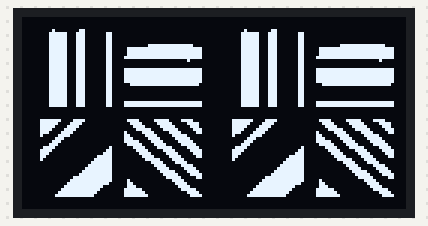
Recording of a program running on a simulated Arduino Due. Parts: 128×64 one-colour display.

Above: at 0.2 s.

The program:

main.cpp
```cpp
#include <Arduino.h>
#include <Adafruit_SSD1306.h>

#define WIDTH 64
#define HEIGHT 64
#define KERNEL_SIZE 3

// Définition du kernel de convolution
float kernel[KERNEL_SIZE][KERNEL_SIZE] = {
  {0.,-1., 0.},
  {-1., 5., -1.},
  {0., -1., 0.}
};
float image[HEIGHT][WIDTH]={{0.0}};

// Définition de l'image d'entrée
int imagei[HEIGHT][WIDTH]=
{{0,0,0,0,0,0,0,0,0,0,0,0,0,0,0,0,0,0,0,0,0,0,0,0,0,0,0,0,0,0,0,0,0,0,0,0,0,0,0,0,0,0,0,0,0,0,0,0,0,0,0,0,0,0,0,0,0,0,0,0,0,0,0,0},
{0,0,0,0,0,0,0,0,0,0,0,0,0,0,0,0,0,0,0,0,0,0,0,0,0,0,0,0,0,0,0,0,0,0,0,0,0,0,0,0,0,0,0,0,0,0,0,0,0,0,0,0,0,0,0,0,0,0,0,0,0,0,0,0},
{0,0,0,0,0,0,0,0,0,0,0,0,0,0,0,0,0,0,0,0,0,0,0,0,0,0,0,0,0,0,0,0,0,0,0,0,0,0,0,0,0,0,0,0,0,0,0,0,0,0,0,0,0,0,0,0,0,0,0,0,0,0,0,0},
{0,0,0,0,0,0,0,0,0,0,0,0,0,0,0,0,0,0,0,0,0,0,0,0,0,0,0,0,0,0,0,0,0,0,0,0,0,0,0,0,0,0,0,0,0,0,0,0,0,0,0,0,0,0,0,0,0,0,0,0,0,0,0,0},
{0,0,0,0,0,0,0,0,0,0,1,0,0,0,0,0,0,0,0,1,1,0,0,0,0,0,0,0,0,0,0,0,0,0,0,0,0,0,0,0,0,0,0,0,0,0,0,0,0,0,0,0,0,0,0,0,0,0,0,0,0,0,0,0},
{0,0,0,0,0,0,0,0,0,1,1,1,1,1,1,0,0,0,1,1,1,0,0,0,0,0,0,0,1,1,0,0,0,0,0,0,0,0,0,0,0,0,0,0,0,0,0,0,0,0,0,0,0,0,0,0,0,0,0,0,0,0,0,0},
{0,0,0,0,0,0,0,0,0,1,1,1,1,1,1,0,0,0,1,1,1,0,0,0,0,0,0,0,1,1,0,0,0,0,0,0,0,0,0,0,0,0,0,0,0,0,0,0,0,0,0,0,0,0,0,0,0,0,0,0,0,0,0,0},
{0,0,0,0,0,0,0,0,0,1,1,1,1,1,1,0,0,0,1,1,1,0,0,0,0,0,0,0,1,1,0,0,0,0,0,0,0,0,0,0,0,0,0,0,0,0,0,0,0,0,0,0,0,0,0,0,0,0,0,0,0,0,0,0},
{0,0,0,0,0,0,0,0,0,1,1,1,1,1,1,0,0,0,1,1,1,0,0,0,0,0,0,0,1,1,0,0,0,0,0,0,0,0,0,0,0,0,0,0,0,0,0,0,0,0,0,0,0,0,0,0,0,0,0,0,0,0,0,0},
{0,0,0,0,0,0,0,0,0,1,1,1,1,1,1,0,0,0,1,1,1,0,0,0,0,0,0,0,1,1,0,0,0,0,0,0,0,0,0,0,0,0,1,1,1,1,1,1,1,1,1,1,1,1,1,1,1,0,0,0,0,0,0,0},
{0,0,0,0,0,0,0,0,0,1,1,1,1,1,1,0,0,0,1,1,1,0,0,0,0,0,0,0,1,1,0,0,0,0,0,1,1,1,1,1,1,1,1,1,1,1,1,1,1,1,1,1,1,1,1,1,1,1,1,1,0,0,0,0},
{0,0,0,0,0,0,0,0,0,1,1,1,1,1,1,0,0,0,1,1,1,0,0,0,0,0,0,0,1,1,0,0,0,0,0,1,1,1,1,1,1,1,1,1,1,1,1,1,1,1,1,1,1,1,1,1,1,1,1,1,0,0,0,0},
{0,0,0,0,0,0,0,0,0,1,1,1,1,1,1,0,0,0,1,1,1,0,0,0,0,0,0,0,1,1,0,0,0,0,0,1,1,1,1,1,1,1,1,1,1,1,1,1,1,1,1,1,1,1,1,1,1,1,1,1,0,0,0,0},
{0,0,0,0,0,0,0,0,0,1,1,1,1,1,1,0,0,0,1,1,1,0,0,0,0,0,0,0,1,1,0,0,0,0,1,1,1,1,1,1,1,1,1,1,1,1,1,1,1,1,1,1,1,1,1,1,1,1,1,1,0,0,0,0},
{0,0,0,0,0,0,0,0,0,1,1,1,1,1,1,0,0,0,1,1,1,0,0,0,0,0,0,0,1,1,0,0,0,0,0,0,0,0,0,0,0,0,0,0,0,0,0,0,0,0,0,0,0,0,0,1,0,0,0,0,0,0,0,0},
{0,0,0,0,0,0,0,0,0,1,1,1,1,1,1,0,0,0,1,1,1,0,0,0,0,0,0,0,1,1,0,0,0,0,0,0,0,0,0,0,0,0,0,0,0,0,0,0,0,0,0,0,0,0,0,0,0,0,0,0,0,0,0,0},
{0,0,0,0,0,0,0,0,0,1,1,1,1,1,1,0,0,0,1,1,1,0,0,0,0,0,0,0,1,1,0,0,0,0,0,0,0,0,0,0,0,0,0,0,0,0,0,0,0,0,0,0,0,0,0,0,0,0,0,0,0,0,0,0},
{0,0,0,0,0,0,0,0,0,1,1,1,1,1,1,0,0,0,1,1,1,0,0,0,0,0,0,0,1,1,0,0,0,0,1,1,1,1,1,1,1,1,1,1,1,1,1,1,1,1,1,1,1,1,1,1,1,1,1,1,0,0,0,0},
{0,0,0,0,0,0,0,0,0,1,1,1,1,1,1,0,0,0,1,1,1,0,0,0,0,0,0,0,1,1,0,0,0,0,1,1,1,1,1,1,1,1,1,1,1,1,1,1,1,1,1,1,1,1,1,1,1,1,1,1,0,0,0,0},
{0,0,0,0,0,0,0,0,0,1,1,1,1,1,1,0,0,0,1,1,1,0,0,0,0,0,0,0,1,1,0,0,0,0,1,1,1,1,1,1,1,1,1,1,1,1,1,1,1,1,1,1,1,1,1,1,1,1,1,1,0,0,0,0},
{0,0,0,0,0,0,0,0,0,1,1,1,1,1,1,0,0,0,1,1,1,0,0,0,0,0,0,0,1,1,0,0,0,0,1,1,1,1,1,1,1,1,1,1,1,1,1,1,1,1,1,1,1,1,1,1,1,1,1,1,0,0,0,0},
{0,0,0,0,0,0,0,0,0,1,1,1,1,1,1,0,0,0,1,1,1,0,0,0,0,0,0,0,1,1,0,0,0,0,1,1,1,1,1,1,1,1,1,1,1,1,1,1,1,1,1,1,1,1,1,1,1,1,1,1,0,0,0,0},
{0,0,0,0,0,0,0,0,0,1,1,1,1,1,1,0,0,0,1,1,1,0,0,0,0,0,0,0,1,1,0,0,0,0,0,0,1,1,1,1,1,1,1,1,1,1,1,1,1,1,1,1,1,1,1,1,1,1,1,0,0,0,0,0},
{0,0,0,0,0,0,0,0,0,1,1,1,1,1,1,0,0,0,1,1,1,0,0,0,0,0,0,0,1,1,0,0,0,0,0,0,0,0,0,0,0,0,0,0,0,0,0,0,0,0,0,0,0,0,0,0,0,0,0,0,0,0,0,0},
{0,0,0,0,0,0,0,0,0,1,1,1,1,1,1,0,0,0,1,1,1,0,0,0,0,0,0,0,1,1,0,0,0,0,0,0,0,0,0,0,0,0,0,0,0,0,0,0,0,0,0,0,0,0,0,0,0,0,0,0,0,0,0,0},
{0,0,0,0,0,0,0,0,0,1,1,1,1,1,1,0,0,0,1,1,1,0,0,0,0,0,0,0,1,1,0,0,0,0,0,0,0,0,0,0,0,0,0,0,0,0,0,0,0,0,0,0,0,0,0,0,0,0,0,0,0,0,0,0},
{0,0,0,0,0,0,0,0,0,1,1,1,1,1,1,0,0,0,1,1,1,0,0,0,0,0,0,0,1,1,0,0,0,0,0,0,0,0,0,0,0,0,0,0,0,0,0,0,0,0,0,0,0,0,0,0,0,0,0,0,0,0,0,0},
{0,0,0,0,0,0,0,0,0,1,1,1,1,1,1,0,0,0,1,1,1,0,0,0,0,0,0,0,1,1,0,0,0,0,0,0,0,0,0,0,0,0,0,0,0,0,0,0,0,0,0,0,0,0,0,0,0,0,0,0,0,0,0,0},
{0,0,0,0,0,0,0,0,0,1,1,1,1,1,1,0,0,0,1,1,1,0,0,0,0,0,0,0,1,1,0,0,0,0,1,1,1,1,1,1,1,1,1,1,1,1,1,1,1,1,1,1,1,1,1,1,1,1,1,1,0,0,0,0},
{0,0,0,0,0,0,0,0,0,1,1,1,1,1,1,0,0,0,1,1,1,0,0,0,0,0,0,0,1,1,0,0,0,0,1,1,1,1,1,1,1,1,1,1,1,1,1,1,1,1,1,1,1,1,1,1,1,1,1,1,0,0,0,0},
{0,0,0,0,0,0,0,0,0,0,0,0,0,0,0,0,0,0,0,0,0,0,0,0,0,0,0,0,0,0,0,0,0,0,0,0,0,0,0,0,0,0,0,0,0,0,0,0,0,0,0,0,0,0,0,0,0,0,0,0,0,0,0,0},
{0,0,0,0,0,0,0,0,0,0,0,0,0,0,0,0,0,0,0,0,0,0,0,0,0,0,0,0,0,0,0,0,0,0,0,0,0,0,0,0,0,0,0,0,0,0,0,0,0,0,0,0,0,0,0,0,0,0,0,0,0,0,0,0},
{0,0,0,0,0,0,0,0,0,0,0,0,0,0,0,0,0,0,0,0,0,0,0,0,0,0,0,0,0,0,0,0,0,0,0,0,0,0,0,0,0,0,0,0,0,0,0,0,0,0,0,0,0,0,0,0,0,0,0,0,0,0,0,0},
{0,0,0,0,0,0,0,0,0,0,0,0,0,0,0,0,0,0,0,0,0,0,0,0,0,0,0,0,0,0,0,0,0,0,0,0,0,0,0,0,0,0,0,0,0,0,0,0,0,0,0,0,0,0,0,0,0,0,0,0,0,0,0,0},
{0,0,0,0,0,0,1,1,1,1,1,1,1,0,0,0,0,1,1,1,1,0,0,0,0,0,0,0,0,0,0,0,0,0,0,1,1,1,1,0,0,0,0,0,1,1,1,1,1,0,0,0,0,1,1,1,1,0,0,0,0,0,0,0},
{0,0,0,0,0,0,1,1,1,1,1,1,0,0,0,0,1,1,1,1,0,0,0,0,0,0,0,0,0,0,0,0,0,0,0,0,1,1,1,1,0,0,0,0,0,1,1,1,1,1,0,0,0,0,0,1,1,1,1,0,0,0,0,0},
{0,0,0,0,0,0,1,1,1,1,1,0,0,0,0,1,1,1,1,0,0,0,0,0,0,0,0,0,0,0,0,0,0,0,0,0,0,1,1,1,1,0,0,0,0,0,1,1,1,1,1,0,0,0,0,0,1,1,1,0,0,0,0,0},
{0,0,0,0,0,0,1,1,1,1,0,0,0,0,1,1,1,1,0,0,0,0,0,0,0,0,0,0,0,0,0,0,0,0,0,0,0,0,1,1,1,1,1,0,0,0,0,1,1,1,1,1,0,0,0,0,0,1,1,1,0,0,0,0},
{0,0,0,0,0,0,1,1,1,0,0,0,0,1,1,1,1,0,0,0,0,0,0,0,0,0,0,0,0,0,0,0,0,0,1,0,0,0,0,0,1,1,1,1,0,0,0,0,0,1,1,1,1,0,0,0,0,0,1,1,0,0,0,0},
{0,0,0,0,0,0,1,0,0,0,0,0,1,1,1,1,0,0,0,0,0,0,0,0,0,0,0,0,0,0,0,0,0,0,1,1,0,0,0,0,0,1,1,1,1,0,0,0,0,0,1,1,1,1,1,0,0,0,0,0,0,0,0,0},
{0,0,0,0,0,0,0,0,0,0,0,1,1,1,0,0,0,0,0,0,0,0,0,0,0,0,0,0,0,0,0,0,0,0,1,1,1,0,0,0,0,0,1,1,1,1,0,0,0,0,0,1,1,1,1,1,0,0,0,0,0,0,0,0},
{0,0,0,0,0,0,0,0,0,0,1,1,1,0,0,0,0,0,0,0,0,0,0,0,0,0,0,0,0,0,0,0,0,0,1,1,1,1,1,0,0,0,0,1,1,1,1,0,0,0,0,0,1,1,1,1,1,0,0,0,0,0,0,0},
{0,0,0,0,0,0,0,0,0,1,1,1,0,0,0,0,0,0,0,0,0,0,0,0,0,0,0,0,0,0,0,0,0,0,0,1,1,1,1,1,0,0,0,0,1,1,1,1,0,0,0,0,0,1,1,1,1,1,0,0,0,0,0,0},
{0,0,0,0,0,0,0,1,1,1,1,0,0,0,0,0,0,0,0,0,0,0,0,0,0,0,0,0,0,1,0,0,0,0,0,0,0,1,1,1,1,0,0,0,0,1,1,1,1,1,0,0,0,0,0,1,1,1,1,0,0,0,0,0},
{0,0,0,0,0,0,1,1,1,1,0,0,0,0,0,0,0,0,0,0,0,0,0,0,0,0,0,0,1,1,0,0,0,0,0,0,0,0,1,1,1,1,0,0,0,0,0,1,1,1,1,0,0,0,0,0,1,1,1,1,0,0,0,0},
{0,0,0,0,0,0,1,1,1,0,0,0,0,0,0,0,0,0,0,0,0,0,0,0,0,0,0,1,1,1,0,0,0,0,0,0,0,0,0,1,1,1,1,0,0,0,0,0,1,1,1,1,0,0,0,0,0,1,1,1,0,0,0,0},
{0,0,0,0,0,0,1,1,0,0,0,0,0,0,0,0,0,0,0,0,0,0,0,0,0,1,1,1,1,1,0,0,0,0,0,0,0,0,0,0,1,1,1,1,0,0,0,0,0,1,1,1,1,0,0,0,0,0,1,1,0,0,0,0},
{0,0,0,0,0,0,1,0,0,0,0,0,0,0,0,0,0,0,0,0,0,0,0,0,1,1,1,1,1,1,0,0,0,0,0,0,0,0,0,0,0,1,1,1,1,1,0,0,0,0,1,1,1,1,0,0,0,0,0,0,0,0,0,0},
{0,0,0,0,0,0,0,0,0,0,0,0,0,0,0,0,0,0,0,0,0,0,0,1,1,1,1,1,1,1,0,0,0,0,0,0,0,0,0,0,0,0,0,1,1,1,1,0,0,0,0,1,1,1,1,0,0,0,0,0,0,0,0,0},
{0,0,0,0,0,0,0,0,0,0,0,0,0,0,0,0,0,0,0,0,0,0,1,1,1,1,1,1,1,1,0,0,0,0,0,0,0,0,0,0,0,0,0,0,1,1,1,1,0,0,0,0,0,1,1,1,1,0,0,0,0,0,0,0},
{0,0,0,0,0,0,0,0,0,0,0,0,0,0,0,0,0,0,0,0,0,1,1,1,1,1,1,1,1,1,0,0,0,0,0,0,0,0,0,0,0,0,0,0,0,1,1,1,1,0,0,0,0,0,1,1,1,1,0,0,0,0,0,0},
{0,0,0,0,0,0,0,0,0,0,0,0,0,0,0,0,0,0,0,0,1,1,1,1,1,1,1,1,1,1,0,0,0,0,0,0,0,0,0,0,0,0,0,0,0,0,1,1,1,1,1,0,0,0,0,1,1,1,1,0,0,0,0,0},
{0,0,0,0,0,0,0,0,0,0,0,0,0,0,0,0,0,0,0,1,1,1,1,1,1,1,1,1,1,1,0,0,0,0,0,0,0,0,0,0,0,0,0,0,0,0,0,1,1,1,1,1,0,0,0,0,1,1,1,1,0,0,0,0},
{0,0,0,0,0,0,0,0,0,0,0,0,0,0,0,0,0,1,1,1,1,1,1,1,1,1,1,1,1,1,0,0,0,0,0,0,0,0,0,0,0,0,0,0,0,0,0,0,1,1,1,1,1,0,0,0,0,0,1,1,0,0,0,0},
{0,0,0,0,0,0,0,0,0,0,0,0,0,0,0,0,1,1,1,1,1,1,1,1,1,1,1,1,1,1,0,0,0,0,0,1,0,0,0,0,0,0,0,0,0,0,0,0,0,0,1,1,1,1,0,0,0,0,0,0,0,0,0,0},
{0,0,0,0,0,0,0,0,0,0,0,0,0,0,0,1,1,1,1,1,1,1,1,1,1,1,1,1,1,0,0,0,0,0,0,1,1,0,0,0,0,0,0,0,0,0,0,0,0,0,0,1,1,1,1,0,0,0,0,0,0,0,0,0},
{0,0,0,0,0,0,0,0,0,0,0,0,0,0,1,1,1,1,1,1,1,1,1,1,1,1,1,0,0,0,0,0,0,0,0,1,1,1,0,0,0,0,0,0,0,0,0,0,0,0,0,0,1,1,1,1,0,0,0,0,0,0,0,0},
{0,0,0,0,0,0,0,0,0,0,0,0,0,1,1,1,1,1,1,1,1,1,1,1,1,1,0,0,0,0,0,0,0,0,1,1,1,1,1,1,0,0,0,0,0,0,0,0,0,0,0,0,0,1,1,1,1,1,0,0,0,0,0,0},
{0,0,0,0,0,0,0,0,0,0,0,0,1,1,1,1,1,1,1,1,1,1,1,1,1,0,0,0,0,0,0,0,0,0,1,1,1,1,1,1,1,0,0,0,0,0,0,0,0,0,0,0,0,0,0,1,1,1,1,0,0,0,0,0},
{0,0,0,0,0,0,0,0,0,0,0,1,1,1,1,1,1,1,1,1,1,1,1,1,0,0,0,0,0,0,0,0,0,0,1,1,1,1,1,1,1,1,0,0,0,0,0,0,0,0,0,0,0,0,0,0,1,1,1,1,0,0,0,0},
{0,0,0,0,0,0,0,0,0,0,0,0,0,0,0,0,0,0,0,0,0,0,0,0,0,0,0,0,0,0,0,0,0,0,0,0,0,0,0,0,0,0,0,0,0,0,0,0,0,0,0,0,0,0,0,0,0,0,0,0,0,0,0,0},
{0,0,0,0,0,0,0,0,0,0,0,0,0,0,0,0,0,0,0,0,0,0,0,0,0,0,0,0,0,0,0,0,0,0,0,0,0,0,0,0,0,0,0,0,0,0,0,0,0,0,0,0,0,0,0,0,0,0,0,0,0,0,0,0},
{0,0,0,0,0,0,0,0,0,0,0,0,0,0,0,0,0,0,0,0,0,0,0,0,0,0,0,0,0,0,0,0,0,0,0,0,0,0,0,0,0,0,0,0,0,0,0,0,0,0,0,0,0,0,0,0,0,0,0,0,0,0,0,0},
{0,0,0,0,0,0,0,0,0,0,0,0,0,0,0,0,0,0,0,0,0,0,0,0,0,0,0,0,0,0,0,0,0,0,0,0,0,0,0,0,0,0,0,0,0,0,0,0,0,0,0,0,0,0,0,0,0,0,0,0,0,0,0,0}
};


// Définition de l'image de sortie
float output[HEIGHT][WIDTH];

// Initialisation de l'écran OLED
Adafruit_SSD1306 display(WIDTH+64, HEIGHT, &Wire, -1);

void setup() {
  // Initialisation de l'écran OLED
  display.begin(SSD1306_SWITCHCAPVCC, 0x3C);
  display.clearDisplay();
  display.display();

  // Initialisation de l'image d'entrée
  // (à remplir avec les valeurs de l'image à traiter)

// Définition du tableau pour l'image du cœur

}
int x,y;

void loop() {
  for(int i=0;i<HEIGHT;i++){
  for(int j=0;j<WIDTH;j++){
  {
    if(imagei[i][j]==1)
      image[i][j]=1.;
  }
  }
  }
  display.clearDisplay();
  display.display();
  // Calcul de la convolution
  for (int i = 0; i < HEIGHT; i++) {
    for (int j = 0; j < WIDTH; j++) {
      float sum = 0.;
      for (int k = -KERNEL_SIZE/2; k <= KERNEL_SIZE/2; k++) {
        for (int l = -KERNEL_SIZE/2; l <= KERNEL_SIZE/2; l++) {
          x = j + l;
          y = i + k;
          if (x >= 0 && x < WIDTH && y >= 0 && y < HEIGHT) {
            sum += kernel[l + KERNEL_SIZE/2][k + KERNEL_SIZE/2] *image[y][x];
          }
        }
      }
      output[i][j] = sum;
    }
  }

  // Affichage de l'image de sortie sur l'écran OLED
  for (int i = 0; i < HEIGHT; i++) {
    for (int j = 0; j < WIDTH; j++) {
      if (output[i][j] > 0.2) output[i][j] = 1.;
      if (output[i][j] < 0.) output[i][j] = 0.;
      display.drawPixel(j, i, (int)output[i][j]);
      display.drawPixel(j+64, i, imagei[i][j]);
    }
  }
  display.display();

  // Attente avant la prochaine itération
  delay(10000);
}
```

Measured:
- what the display in image 0 shows lasts 10.0 s, from 0.1 s to 10.1 s
